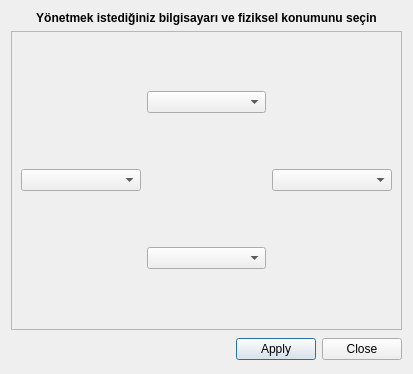
<ui version="4.0" >
 <class>SinerjiGui</class>
 <widget class="QDialog" name="SinerjiGui" >
  <property name="geometry" >
   <rect>
    <x>0</x>
    <y>0</y>
    <width>413</width>
    <height>374</height>
   </rect>
  </property>
  <property name="windowTitle" >
   <string>Sinerji</string>
  </property>
  <layout class="QGridLayout" name="gridLayout_2" >
   <item row="0" column="0" >
    <widget class="QLabel" name="label" >
     <property name="sizePolicy" >
      <sizepolicy vsizetype="Fixed" hsizetype="Preferred" >
       <horstretch>0</horstretch>
       <verstretch>0</verstretch>
      </sizepolicy>
     </property>
     <property name="maximumSize" >
      <size>
       <width>16777215</width>
       <height>16777215</height>
      </size>
     </property>
     <property name="text" >
      <string>&lt;b>Yönetmek istediğiniz bilgisayarı ve fiziksel konumunu seçin&lt;/b></string>
     </property>
     <property name="scaledContents" >
      <bool>false</bool>
     </property>
     <property name="alignment" >
      <set>Qt::AlignCenter</set>
     </property>
    </widget>
   </item>
   <item row="1" column="0" >
    <widget class="QFrame" name="frame" >
     <property name="frameShape" >
      <enum>QFrame::StyledPanel</enum>
     </property>
     <property name="frameShadow" >
      <enum>QFrame::Raised</enum>
     </property>
     <layout class="QGridLayout" name="gridLayout" >
      <item row="0" column="1" >
       <widget class="QComboBox" name="topComboBox" />
      </item>
      <item row="1" column="0" >
       <widget class="QComboBox" name="leftComboBox" />
      </item>
      <item row="1" column="2" >
       <widget class="QComboBox" name="rightComboBox" />
      </item>
      <item row="2" column="1" >
       <widget class="QComboBox" name="bottomComboBox" />
      </item>
      <item row="1" column="1" >
       <widget class="QLabel" name="iconLabel" >
        <property name="text" >
         <string/>
        </property>
        <property name="pixmap" >
         <pixmap>images/icon.png</pixmap>
        </property>
        <property name="alignment" >
         <set>Qt::AlignCenter</set>
        </property>
       </widget>
      </item>
     </layout>
    </widget>
   </item>
   <item row="2" column="0" >
    <layout class="QHBoxLayout" name="horizontalLayout" >
     <item>
      <spacer name="horizontalSpacer" >
       <property name="orientation" >
        <enum>Qt::Horizontal</enum>
       </property>
       <property name="sizeHint" stdset="0" >
        <size>
         <width>189</width>
         <height>27</height>
        </size>
       </property>
      </spacer>
     </item>
     <item>
      <widget class="QPushButton" name="applyButton" >
       <property name="text" >
        <string>Apply</string>
       </property>
       <property name="icon" >
        <iconset>
         <normaloff>images/buttonOk.png</normaloff>images/buttonOk.png</iconset>
       </property>
      </widget>
     </item>
     <item>
      <widget class="QPushButton" name="closeButton" >
       <property name="text" >
        <string>Close</string>
       </property>
       <property name="icon" >
        <iconset>
         <normaloff>images/buttonCancel.png</normaloff>images/buttonCancel.png</iconset>
       </property>
      </widget>
     </item>
    </layout>
   </item>
  </layout>
 </widget>
 <resources/>
 <connections/>
</ui>
